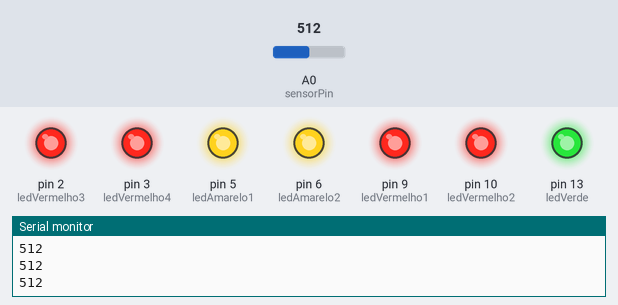
Simulated run of this sketch. Board: Arduino Uno, built with avr-gcc and run on an emulated ATmega328P. On the bench: output pins drawn as LEDs (lit = HIGH), the last lines printed to the serial monitor. The test bench sets the inputs (shaded band); at power-on: A0 (sensorPin) = 512.

Above: at 1.2 s.
1.3 s: A0 (sensorPin) set to 32
4.3 s: A0 (sensorPin) set to 26
At 4.58 s:
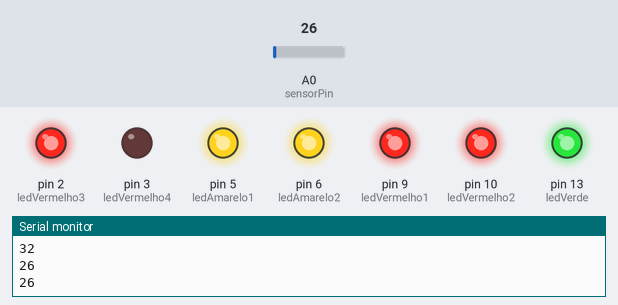
7.3 s: A0 (sensorPin) set to 10
At 7.89 s:
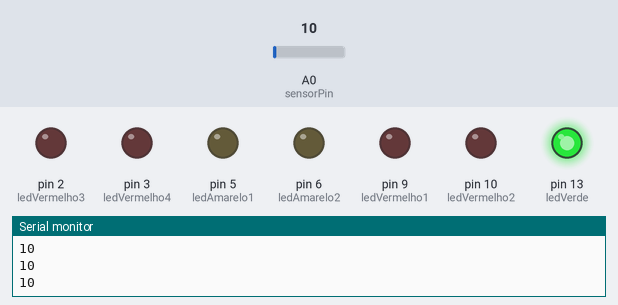
10.3 s: A0 (sensorPin) set to 28
At 10.6 s:
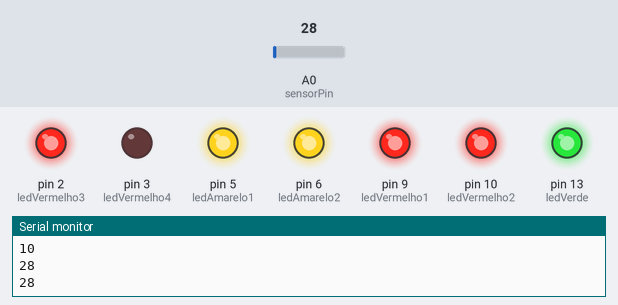
13.3 s: A0 (sensorPin) set to 8
At 13.9 s:
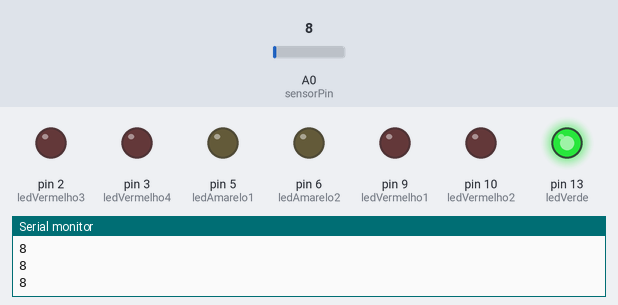
Timing chart, 0 to 16.3 s (numbered marks = the images above; inputs shaded):
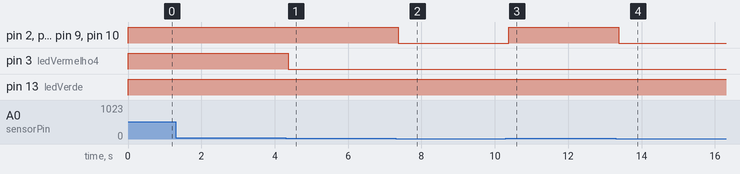

The sketch:

grupo_2.ino
```cpp
// Definir os pinos dos LEDs  // Pinos digitais para os LEDs
int sensorPin = A0;                  // Pino analógico para o sensor de som
int sensorValue = 0;                 // Variável para armazenar o valor do sensor de som
int ledVerde = 13;
int ledAmarelo1 = 5;
int ledAmarelo2 = 6;
int ledVermelho1 = 9;
int ledVermelho2 = 10;
int ledVermelho3 = 2;
int ledVermelho4 = 3;


void setup() {
  // Configurar os pinos dos LEDs como saída
  pinMode(ledVerde, OUTPUT);
  pinMode(ledAmarelo1, OUTPUT);
  pinMode(ledAmarelo2, OUTPUT);
  pinMode(ledVermelho1, OUTPUT);
  pinMode(ledVermelho2, OUTPUT);
  pinMode(ledVermelho3, OUTPUT);
  pinMode(ledVermelho4, OUTPUT);
  pinMode(sensorPin, INPUT);
  // Inicializar a comunicação serial para debug
  Serial.begin(9600);
}

void loop() {
  // Ler o valor do sensor de som
  sensorValue = analogRead(sensorPin);

  // Imprimir o valor do sensor no monitor serial (para ajuste)
  Serial.println(sensorValue);

  // Lógica de acender os leds conforme o volume
 if (sensorValue <= 10 || sensorValue <12) {
  analogWrite(ledVerde, 255);
 } else if (sensorValue <= 12 || sensorValue <15){
  analogWrite(ledAmarelo1, 255);
  analogWrite(ledVerde, 255);
 } else if (sensorValue <= 15 || sensorValue <18){
  analogWrite(ledAmarelo2, 255);
  analogWrite(ledAmarelo1, 255);
  analogWrite(ledVerde, 255);
 } else if (sensorValue <= 18 || sensorValue <20){
  analogWrite(ledVermelho1, 255);
  analogWrite(ledAmarelo2, 255);
  analogWrite(ledAmarelo1, 255);
  analogWrite(ledVerde, 255);
 } else if (sensorValue <= 20 || sensorValue <25){
  analogWrite(ledVermelho2, 255);
  analogWrite(ledVermelho1, 255);
  analogWrite(ledAmarelo2, 255);
  analogWrite(ledAmarelo1, 255);
  analogWrite(ledVerde, 255);
 } else if (sensorValue <= 25 || sensorValue <30){
  analogWrite(ledVermelho3, 255);
  analogWrite(ledVermelho2, 255);
  analogWrite(ledVermelho1, 255);
  analogWrite(ledAmarelo2, 255);
  analogWrite(ledAmarelo1, 255);
  analogWrite(ledVerde, 255);
 } else if (sensorValue <= 30 || sensorValue >30){
  analogWrite(ledVermelho4, 255);
  analogWrite(ledVermelho3, 255);
  analogWrite(ledVermelho2, 255);
  analogWrite(ledVermelho1, 255);
  analogWrite(ledAmarelo2, 255);
  analogWrite(ledAmarelo1, 255);
  analogWrite(ledVerde, 255);
 }


  // Delay para estabilidade
  delay(150);

  // Reset dos leds
  analogWrite(ledVermelho4, 0);
  analogWrite(ledVermelho3, 0);
  analogWrite(ledVermelho2, 0);
  analogWrite(ledVermelho1, 0);
  analogWrite(ledAmarelo2, 0);
  analogWrite(ledAmarelo1, 0);
  analogWrite(ledVerde, 0);
}
```

Measured:
- the behaviour switches between 30 and 29 on A0 (sensorPin) (found by bisection; images 0 and 1)
- after the input at 4.3 s, pin 3 (ledVermelho4): HIGH → LOW after 0.06 s
- after the input at 7.3 s, pin 2 (ledVermelho3), pin 5 (ledAmarelo1), pin 6 (ledAmarelo2), pin 9 (ledVermelho1), pin 10 (ledVermelho2): HIGH → LOW after 0.07 s
- after the input at 10.3 s, pin 2 (ledVermelho3), pin 5 (ledAmarelo1), pin 6 (ledAmarelo2), pin 9 (ledVermelho1), pin 10 (ledVermelho2): LOW → HIGH after 0.08 s
- after the input at 13.3 s, pin 2 (ledVermelho3), pin 5 (ledAmarelo1), pin 6 (ledAmarelo2), pin 9 (ledVermelho1), pin 10 (ledVermelho2): HIGH → LOW after 0.08 s
